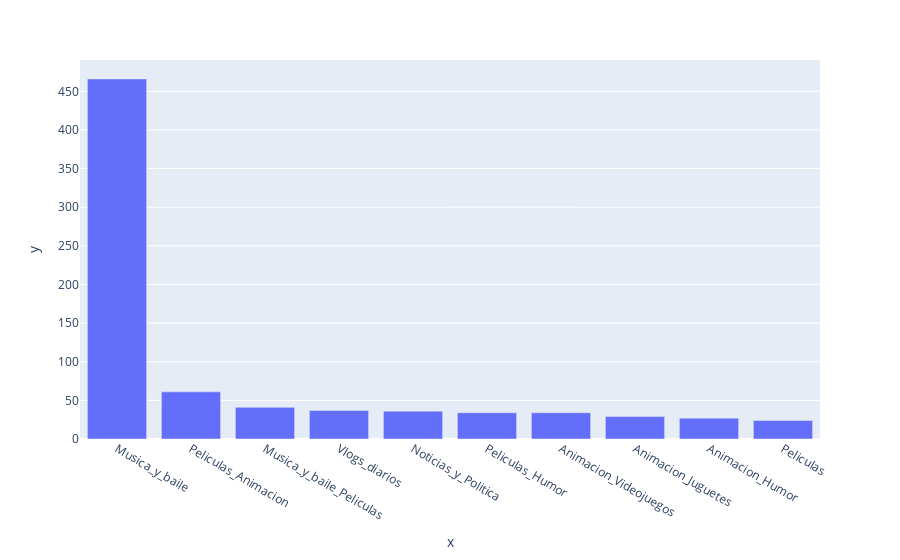

Notebook cell for this chart:
### Code cell
px.bar(x= df['categories'].value_counts().index[:10],y= df['categories'].value_counts()[:10])

### Figure 1 — Plotly figure (JSON) as saved in the notebook; plotly's stock layout.template omitted (floating-point values rounded to 4 significant figures)
{"data": [{"alignmentgroup": "True", "hovertemplate": "x=%{x}<br>y=%{y}<extra></extra>", "legendgroup": "", "marker": {"color": "#636efa", "pattern": {"shape": ""}}, "name": "", "offsetgroup": "", "orientation": "v", "showlegend": false, "textposition": "auto", "type": "bar", "x": ["Musica_y_baile", "Peliculas_Animacion", "Musica_y_baile_Peliculas", "Vlogs_diarios", "Noticias_y_Politica", "Peliculas_Humor", "Animacion_Videojuegos", "Animacion_Juguetes", "Animacion_Humor", "Peliculas"], "xaxis": "x", "y": [466, 61, 41, 37, 36, 34, 34, 29, 27, 24], "yaxis": "y"}], "layout": {"barmode": "relative", "legend": {"tracegroupgap": 0}, "margin": {"t": 60}, "xaxis": {"anchor": "y", "domain": [0, 1], "title": {"text": "x"}}, "yaxis": {"anchor": "x", "domain": [0, 1], "title": {"text": "y"}}}}
